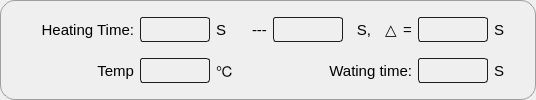
           <widget class="QGroupBox" name="groupBox_4">
            <property name="font">
             <font>
              <pointsize>11</pointsize>
             </font>
            </property>
            <property name="styleSheet">
             <string notr="true">QGroupBox{
	border:1px solid rgb(158, 158, 158);
	border-radius:15px;
}
QLineEdit{
	border:1px solid rgb(29, 29, 29);
	border-radius:3px;
	background-color: rgba(255, 255, 255, 0);
}</string>
            </property>
            <property name="title">
             <string/>
            </property>
            <layout class="QVBoxLayout" name="verticalLayout_8">
             <item>
              <layout class="QHBoxLayout" name="horizontalLayout_12">
               <item>
                <widget class="QLabel" name="label_20">
                 <property name="sizePolicy">
                  <sizepolicy hsizetype="Fixed" vsizetype="Preferred">
                   <horstretch>0</horstretch>
                   <verstretch>0</verstretch>
                  </sizepolicy>
                 </property>
                 <property name="minimumSize">
                  <size>
                   <width>122</width>
                   <height>0</height>
                  </size>
                 </property>
                 <property name="font">
                  <font>
                   <pointsize>11</pointsize>
                  </font>
                 </property>
                 <property name="text">
                  <string>Heating Time:</string>
                 </property>
                 <property name="alignment">
                  <set>Qt::AlignRight|Qt::AlignTrailing|Qt::AlignVCenter</set>
                 </property>
                </widget>
               </item>
               <item>
                <widget class="QLineEdit" name="lineEdit_buildup_time_left">
                 <property name="sizePolicy">
                  <sizepolicy hsizetype="Fixed" vsizetype="Fixed">
                   <horstretch>0</horstretch>
                   <verstretch>0</verstretch>
                  </sizepolicy>
                 </property>
                 <property name="minimumSize">
                  <size>
                   <width>0</width>
                   <height>25</height>
                  </size>
                 </property>
                 <property name="maximumSize">
                  <size>
                   <width>70</width>
                   <height>16777215</height>
                  </size>
                 </property>
                 <property name="font">
                  <font>
                   <pointsize>11</pointsize>
                  </font>
                 </property>
                </widget>
               </item>
               <item>
                <widget class="QLabel" name="label_22">
                 <property name="sizePolicy">
                  <sizepolicy hsizetype="Fixed" vsizetype="Preferred">
                   <horstretch>0</horstretch>
                   <verstretch>0</verstretch>
                  </sizepolicy>
                 </property>
                 <property name="minimumSize">
                  <size>
                   <width>30</width>
                   <height>0</height>
                  </size>
                 </property>
                 <property name="font">
                  <font>
                   <pointsize>11</pointsize>
                  </font>
                 </property>
                 <property name="text">
                  <string>S</string>
                 </property>
                </widget>
               </item>
               <item>
                <widget class="QLabel" name="label_39">
                 <property name="sizePolicy">
                  <sizepolicy hsizetype="Fixed" vsizetype="Preferred">
                   <horstretch>0</horstretch>
                   <verstretch>0</verstretch>
                  </sizepolicy>
                 </property>
                 <property name="font">
                  <font>
                   <pointsize>11</pointsize>
                  </font>
                 </property>
                 <property name="text">
                  <string>---</string>
                 </property>
                </widget>
               </item>
               <item>
                <widget class="QLineEdit" name="lineEdit_buildup_time_center">
                 <property name="sizePolicy">
                  <sizepolicy hsizetype="Fixed" vsizetype="Fixed">
                   <horstretch>0</horstretch>
                   <verstretch>0</verstretch>
                  </sizepolicy>
                 </property>
                 <property name="minimumSize">
                  <size>
                   <width>0</width>
                   <height>25</height>
                  </size>
                 </property>
                 <property name="maximumSize">
                  <size>
                   <width>70</width>
                   <height>16777215</height>
                  </size>
                 </property>
                 <property name="font">
                  <font>
                   <pointsize>11</pointsize>
                  </font>
                 </property>
                </widget>
               </item>
               <item>
                <widget class="QLabel" name="label_40">
                 <property name="sizePolicy">
                  <sizepolicy hsizetype="Fixed" vsizetype="Preferred">
                   <horstretch>0</horstretch>
                   <verstretch>0</verstretch>
                  </sizepolicy>
                 </property>
                 <property name="minimumSize">
                  <size>
                   <width>30</width>
                   <height>0</height>
                  </size>
                 </property>
                 <property name="font">
                  <font>
                   <pointsize>11</pointsize>
                  </font>
                 </property>
                 <property name="text">
                  <string>S,</string>
                 </property>
                 <property name="alignment">
                  <set>Qt::AlignCenter</set>
                 </property>
                </widget>
               </item>
               <item>
                <widget class="QLabel" name="label_42">
                 <property name="font">
                  <font>
                   <pointsize>11</pointsize>
                  </font>
                 </property>
                 <property name="text">
                  <string>△</string>
                 </property>
                </widget>
               </item>
               <item>
                <widget class="QLabel" name="label_41">
                 <property name="font">
                  <font>
                   <pointsize>11</pointsize>
                  </font>
                 </property>
                 <property name="text">
                  <string>=</string>
                 </property>
                </widget>
               </item>
               <item>
                <widget class="QLineEdit" name="lineEdit_buildup_time_right">
                 <property name="sizePolicy">
                  <sizepolicy hsizetype="Fixed" vsizetype="Fixed">
                   <horstretch>0</horstretch>
                   <verstretch>0</verstretch>
                  </sizepolicy>
                 </property>
                 <property name="minimumSize">
                  <size>
                   <width>0</width>
                   <height>25</height>
                  </size>
                 </property>
                 <property name="maximumSize">
                  <size>
                   <width>70</width>
                   <height>16777215</height>
                  </size>
                 </property>
                 <property name="font">
                  <font>
                   <pointsize>11</pointsize>
                  </font>
                 </property>
                </widget>
               </item>
               <item>
                <widget class="QLabel" name="label_32">
                 <property name="sizePolicy">
                  <sizepolicy hsizetype="Fixed" vsizetype="Preferred">
                   <horstretch>0</horstretch>
                   <verstretch>0</verstretch>
                  </sizepolicy>
                 </property>
                 <property name="minimumSize">
                  <size>
                   <width>30</width>
                   <height>0</height>
                  </size>
                 </property>
                 <property name="font">
                  <font>
                   <pointsize>11</pointsize>
                  </font>
                 </property>
                 <property name="text">
                  <string>S</string>
                 </property>
                </widget>
               </item>
              </layout>
             </item>
             <item>
              <layout class="QHBoxLayout" name="horizontalLayout_13">
               <item>
                <widget class="QLabel" name="label_33">
                 <property name="sizePolicy">
                  <sizepolicy hsizetype="Fixed" vsizetype="Preferred">
                   <horstretch>0</horstretch>
                   <verstretch>0</verstretch>
                  </sizepolicy>
                 </property>
                 <property name="minimumSize">
                  <size>
                   <width>122</width>
                   <height>0</height>
                  </size>
                 </property>
                 <property name="font">
                  <font>
                   <pointsize>11</pointsize>
                  </font>
                 </property>
                 <property name="text">
                  <string>Temp</string>
                 </property>
                 <property name="alignment">
                  <set>Qt::AlignRight|Qt::AlignTrailing|Qt::AlignVCenter</set>
                 </property>
                </widget>
               </item>
               <item>
                <widget class="QLineEdit" name="lineEdit_buildup_temp">
                 <property name="sizePolicy">
                  <sizepolicy hsizetype="Fixed" vsizetype="Fixed">
                   <horstretch>0</horstretch>
                   <verstretch>0</verstretch>
                  </sizepolicy>
                 </property>
                 <property name="minimumSize">
                  <size>
                   <width>0</width>
                   <height>25</height>
                  </size>
                 </property>
                 <property name="maximumSize">
                  <size>
                   <width>70</width>
                   <height>16777215</height>
                  </size>
                 </property>
                 <property name="font">
                  <font>
                   <pointsize>11</pointsize>
                  </font>
                 </property>
                </widget>
               </item>
               <item>
                <widget class="QLabel" name="label_34">
                 <property name="sizePolicy">
                  <sizepolicy hsizetype="Fixed" vsizetype="Preferred">
                   <horstretch>0</horstretch>
                   <verstretch>0</verstretch>
                  </sizepolicy>
                 </property>
                 <property name="minimumSize">
                  <size>
                   <width>30</width>
                   <height>0</height>
                  </size>
                 </property>
                 <property name="font">
                  <font>
                   <pointsize>11</pointsize>
                  </font>
                 </property>
                 <property name="text">
                  <string>℃</string>
                 </property>
                </widget>
               </item>
               <item>
                <widget class="QLabel" name="label_36">
                 <property name="minimumSize">
                  <size>
                   <width>110</width>
                   <height>0</height>
                  </size>
                 </property>
                 <property name="font">
                  <font>
                   <pointsize>11</pointsize>
                  </font>
                 </property>
                 <property name="text">
                  <string>Wating time:</string>
                 </property>
                 <property name="alignment">
                  <set>Qt::AlignRight|Qt::AlignTrailing|Qt::AlignVCenter</set>
                 </property>
                </widget>
               </item>
               <item>
                <widget class="QLineEdit" name="lineEdit_buildup_wating_time">
                 <property name="sizePolicy">
                  <sizepolicy hsizetype="Fixed" vsizetype="Fixed">
                   <horstretch>0</horstretch>
                   <verstretch>0</verstretch>
                  </sizepolicy>
                 </property>
                 <property name="minimumSize">
                  <size>
                   <width>0</width>
                   <height>25</height>
                  </size>
                 </property>
                 <property name="maximumSize">
                  <size>
                   <width>70</width>
                   <height>16777215</height>
                  </size>
                 </property>
                 <property name="font">
                  <font>
                   <pointsize>11</pointsize>
                  </font>
                 </property>
                </widget>
               </item>
               <item>
                <widget class="QLabel" name="label_37">
                 <property name="sizePolicy">
                  <sizepolicy hsizetype="Fixed" vsizetype="Preferred">
                   <horstretch>0</horstretch>
                   <verstretch>0</verstretch>
                  </sizepolicy>
                 </property>
                 <property name="minimumSize">
                  <size>
                   <width>30</width>
                   <height>0</height>
                  </size>
                 </property>
                 <property name="font">
                  <font>
                   <pointsize>11</pointsize>
                  </font>
                 </property>
                 <property name="text">
                  <string>S</string>
                 </property>
                </widget>
               </item>
              </layout>
             </item>
            </layout>
           </widget>
